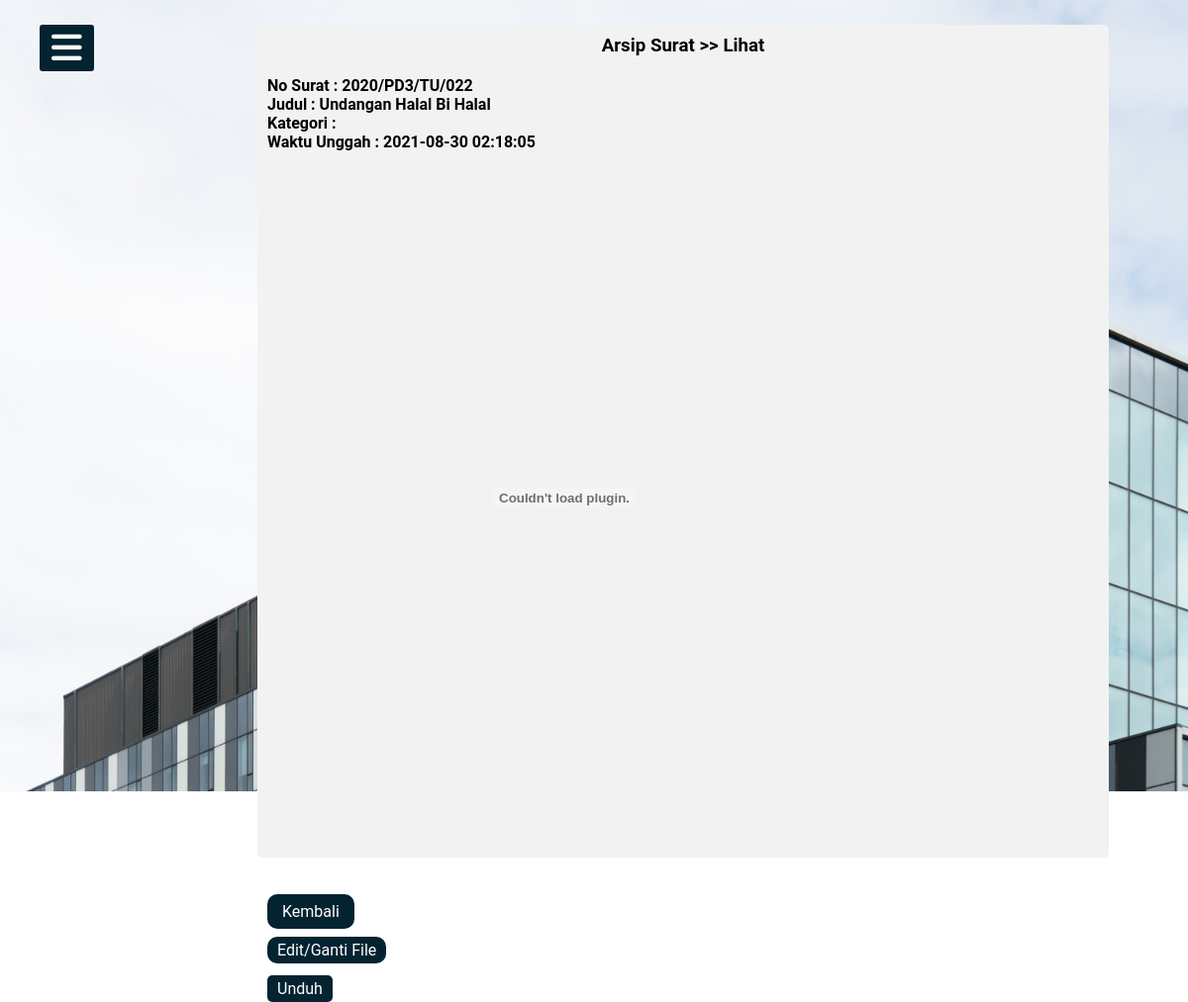
Screenshot of /detail-surat.php?id=7 with the database file from the repository.
### tables this page shows
CREATE TABLE `tb_surat` (
  `id` int(11) NOT NULL,
  `no_surat` varchar(255) NOT NULL,
  `judul` varchar(255) NOT NULL,
  `waktu_arsip` timestamp NOT NULL DEFAULT current_timestamp() ON UPDATE current_timestamp(),
  `kategori_id` int(11) NOT NULL,
  `file_surat` varchar(255) NOT NULL
);

### detail-surat.php (the view, shortened to what this page needs)
<?php
    include 'db.php';
    $kategori = mysqli_query($conn, "SELECT * FROM tb_kategori WHERE kategori_id = '".$_GET['id']."' ");
    $p = mysqli_fetch_object($kategori);
    $surat = mysqli_query($conn, "SELECT * FROM tb_surat WHERE id = '".$_GET['id']."' ");
    $s = mysqli_fetch_object($surat);
?>
<!DOCTYPE html>
<html>
<head>
    <link rel="stylesheet" type="text/css" href="css/style.css">
</head>
<body>
    <label for="check">
        <i class="fas fa-bars" id="btn"></i>
    </label>
     <div class="section">
        <div class="container">
            <h3>Arsip Surat >> Lihat</h3>
            <div class="box">
                <div class="col-2">
                    <h4>No Surat : <?php echo $s->no_surat ?></h4>
                    <h4>Judul : <?php echo $s->judul ?></h4>
                    <h4>Kategori : <?php echo $p->kategori_id ?></h4>
                    <h4>Waktu Unggah : <?php echo $s->waktu_arsip ?></h4>
                    <div class="col-2">
                        <object data="surat/<?php echo $s->file_surat ?>" width="600" height="700"></object>
                    </div>
                </div>
            </div>
        </div>
    </div>
    <p><a href="index.php" class="btn">Kembali</a></p>
    <p><a href="edit-surat.php?id=<?php echo $row['id'] ?>" class="btn-edit">Edit/Ganti File</a></p>
    <p><a href="unduh-surat.php?file=<?=$row['file_surat']?>" class="btn-unduh2">Unduh</a></p>
</body>
</html>

### css/style.css (style rules this page uses)
body { font-family: 'Roboto', sans-serif; background: url(../bg.jpg) no-repeat; background-position: center; background-size: cover; height: 100vh; transition: all .5s; }
* { margin: 0; padding: 0; list-style: none; text-decoration: none; }
label #btn, label #cancel { position: absolute; cursor: pointer; background: #042331; border-radius: 3px; }
label #btn { left: 40px; top: 25px; font-size: 35px; color: white; padding: 6px 12px; transition: all .5s; }
h3 { text-align: center; }
p { text-align: left; margin-left: 50px; margin-top: 20px; }
.section { padding: 25px 0; }
.container { width: 80%; margin: 0 auto; margin-left: 270px; }
.container:after { content: ''; display: block; clear: both; }
.btn { padding: 8px 15px; background-color: #042331; color: #fff; border: none; cursor: pointer; margin-left: 220px; border-radius: 10px; }
.box { margin-top: 20px; }
.section .container { border-radius: 5px; background-color: #f2f2f2; margin-left: 260px; padding: 10px; width: 70%; }
.btn-edit { padding: 4px 10px; background-color: #042331; color: #fff; border: none; cursor: pointer; margin-left: 220px; border-radius: 10px; }
.btn-unduh2 { padding: 4px 10px; background-color: #042331; color: #fff; border: none; cursor: pointer; border-radius: 5px; margin-left: 220px; }

### rows the page displays
tb_surat: no_surat "2020/PD3/TU/022", judul "Undangan Halal Bi Halal", waktu_arsip "2021-08-30 02:18:05"
